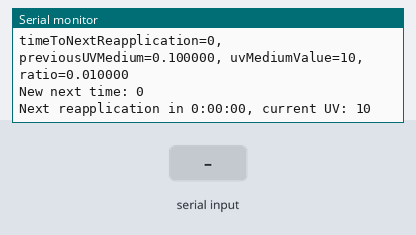
Bench run of a sketch on a simulated ESP32. Parts: the last lines printed to the serial monitor. The test bench sets the inputs (shaded band). The local clock reads 2024-03-15 10:24:30 at power-on unless the sketch sets it.

Above: at 1.4 s.
1.5 s: "0\n" received over Serial
At 2.6 s:
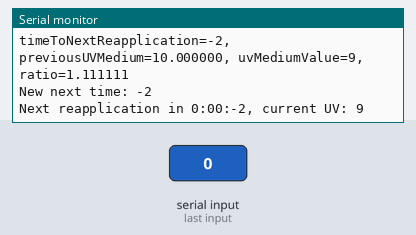
4.2 s: "1\n" received over Serial
At 4.6 s:
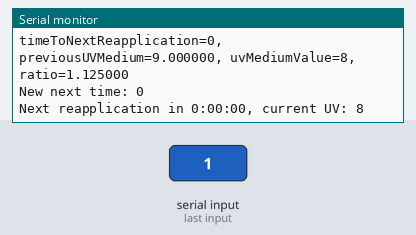
6.9 s: "90,45\n" received over Serial
Timing chart, 0 to 9.9 s (numbered marks = the images above; inputs shaded):
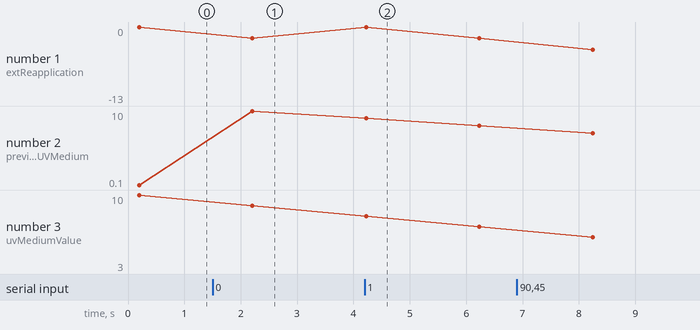

The sketch:

CalculationOfReapplicationWithAvg.ino
```cpp
#include <stdio.h>
#include <time.h>

#define UV_SAMPLE_SIZE 60

int uvMediumValue = 0;
int uvCurrentValue;
int uvNextIndex = 1;
int skintype;
int spf;

int uvHistory[UV_SAMPLE_SIZE];

time_t timeNextApplication;
int timeToNextReapplication;
time_t now;

float timeToNextReapplicationForUVAndSkintype();


void setup() {
  // put your setup code here, to run once:
  Serial.begin(115200);
  delay(200);

  skintype = 1;
  uvCurrentValue = 10;


  timeNextApplication = time(NULL);

  for (int i = 0; i < UV_SAMPLE_SIZE; i++) {
    uvHistory[i] = uvCurrentValue;
  }
}

void loop() {
  now = time(NULL);

  if (Serial.available()) readMessages();

  timeToNextReapplication = (int)difftime(timeNextApplication, now); // in seconds

  if (uvMediumValue > 0 && timeToNextReapplication < 0) {
    Serial.println("Time to reapply!");
  }

  updateUVMedium();

  int timeHours = timeToNextReapplication / 3600;
  int timeMins = (timeToNextReapplication % 3600) / 60;
  int timeSeconds = timeToNextReapplication % 60;
  // Serial.printf("Next reapplication in %dmin, current UV: %d\n", timeToNextReapplication / 60, uvMediumValue);
  Serial.printf("Next reapplication in %d:%02d:%02d, current UV: %d\n", timeHours,timeMins, timeSeconds, uvMediumValue);
  delay(2000);
}

void updateUVMedium() {
  int previousUVMedium = uvMediumValue;
  uvHistory[uvNextIndex] = uvCurrentValue;
  uvNextIndex = (uvNextIndex + 1) % UV_SAMPLE_SIZE;

  int uvSum = 0;
  for (int i = 0; i < UV_SAMPLE_SIZE; i++) {
    uvSum += uvHistory[i];
  }

  uvMediumValue = (int)(uvSum / UV_SAMPLE_SIZE);

  if (uvMediumValue != previousUVMedium)
    recalculateTimeAfterUVChange((float)previousUVMedium);
}


String message;
char c;

void readMessages() {
  message = "";

  while (Serial.available()) {
    c = Serial.read();

    if (c == '\n' || c == '\0') {
      break;
    }

    message += c;
  }

  Serial.print("Received message: ");
  Serial.println(message);

  if (message[0] == '0') {
    setUVvalueFromMessage(); // Testing purposes
  } else if (message[0] == '1') {
    reapplySunscreenFromMessage();
  }
}


void setUVvalueFromMessage() {
  uvCurrentValue = ((int)message[1]) - 48;
  if (uvCurrentValue > 10) uvCurrentValue = 10;
  Serial.print("UV changed to ");
  Serial.println(uvCurrentValue);
}

void recalculateTimeAfterUVChange(float previousUVMedium) {
  if (uvMediumValue == 0) {
    timeNextApplication = now;
    return;
  }

  if (previousUVMedium < 1) previousUVMedium = 0.1;

  float ratio = previousUVMedium / (float)uvMediumValue;
  Serial.printf("timeToNextReapplication=%d, previousUVMedium=%f, uvMediumValue=%d, ratio=%f\n", timeToNextReapplication,previousUVMedium, uvMediumValue,ratio);
  timeToNextReapplication = (int)((float)timeToNextReapplication * ratio);
  Serial.printf("New next time: %d\n", timeToNextReapplication);
  timeNextApplication = now + (time_t)timeToNextReapplication;
}

// Time (in mins) to burn without sunscreen for uv index 10:
// 1 -> 10; 2 -> 10-20 (~=15); 3 -> 20; 4 -> 30; 5 -> 60; 6 -> 90
float timesToBurnWithoutSunscreenForUV10[6] = {10, 15, 20, 30, 60, 90};

// Calculate time for different uvIndexes and skintypes (Time is proportional to uv index)
float timeToNextReapplicationForUVAndSkintype() {
  float uvValue = uvMediumValue > 0 ? (float)uvMediumValue : 0.1; // Use small value as "infinite" seconds

  return timesToBurnWithoutSunscreenForUV10[skintype - 1] * 60 * (10 / uvValue);
}

// Reapply Sunscreen from the message
void reapplySunscreenFromMessage() {
  spf = (((int)message[1]) - 48) * 10;
  spf += ((int)message[2]) - 48;
  skintype = ((int)message[3]) - 48;

  float spfFactor = spf > 0 ? spf : 0.1;
  float factorForBadApplication = 0.6;

  Serial.printf("Reapply sunscreen with SPF %f, for skintype %d\n", spfFactor, skintype);
  int newTimeToNext = (int)(timeToNextReapplicationForUVAndSkintype() * spfFactor * factorForBadApplication);
  Serial.printf("Added %dsec\n", newTimeToNext);
  timeNextApplication = now + newTimeToNext;
}
```

Measured:
- after the input at 1.5 s, the serial monitor: prints a new line after 0.71 s (image 1)
- after the input at 4.2 s, the serial monitor: prints a new line at once (image 2)
- plotted number 3: 10 → 9 after the input at 1.5 s
